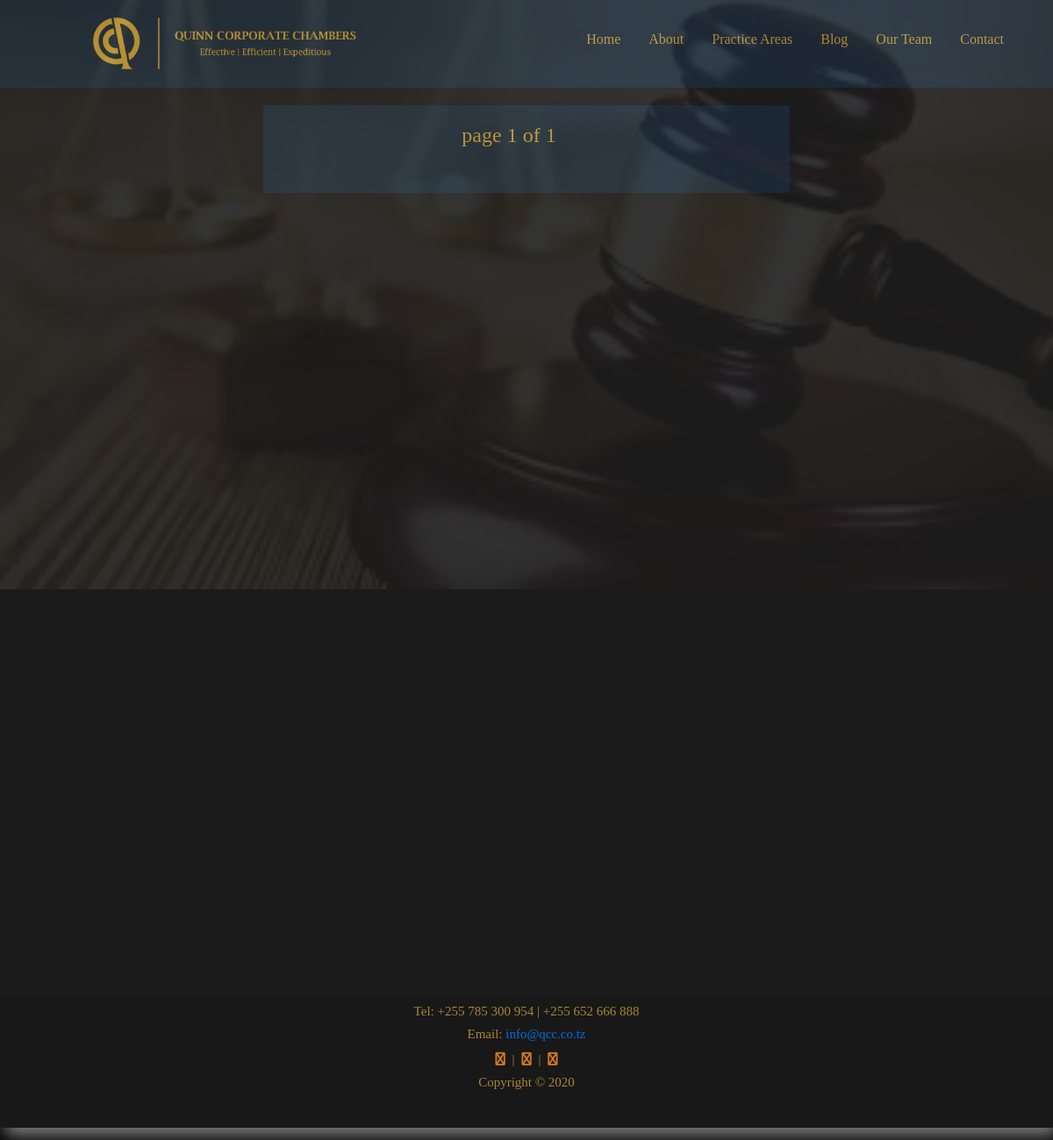
Before: /blog/ with the older database file.
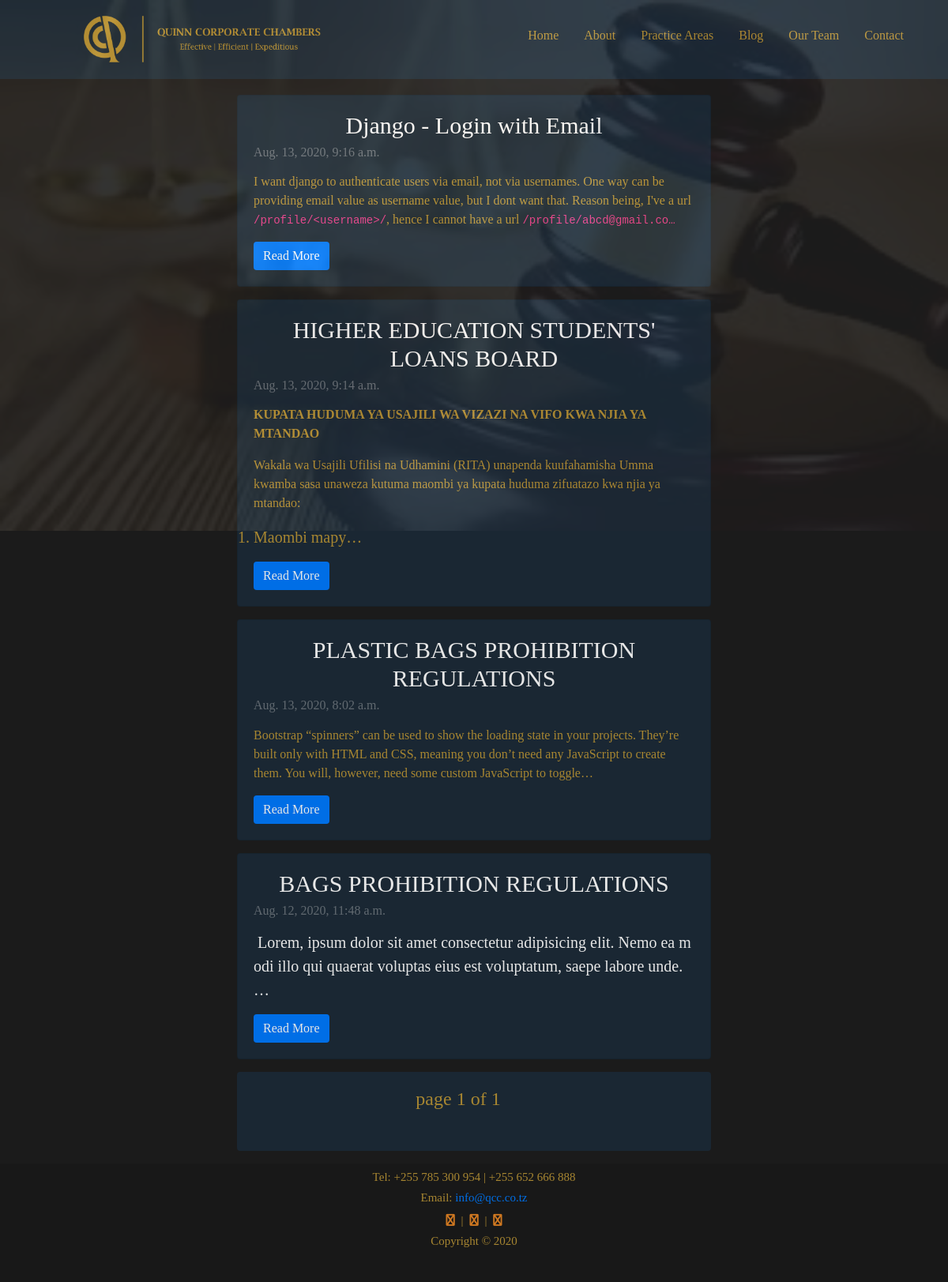
After: the same page with the newer database file.
### blog/models.py (models this page shows, shortened)
class BlogPost(models.Model):
    title = models.CharField(max_length=120)
    subtitle = models.CharField(max_length=120)
    body = RichTextField(blank=True,null=True ,max_length=5000)
    slug = models.SlugField(blank=True,unique=True)
    date = models.DateTimeField(auto_now_add=True)
    date_added = models.DateTimeField()
    published = models.BooleanField(default=False)
    def  get_absolute_url(self):
        return reverse('blog', kwargs={'slug': self.slug})

### blog/views.py (the view)
# urls.py: path('',blogPage, name ='blog'),
def blogPage(request):
    posts = BlogPost.objects.all().filter(published=True).order_by('-date_added')
    x = datetime.datetime.now()
    year = x.strftime("%Y")
    context = {
         "year": year,
     }
    pagiator = Paginator(posts,10)
    page = request.GET.get('page')
    try:
        queryset = pagiator.page(page)
    except PageNotAnInteger:
        queryset = pagiator.page(1)
    except EmptyPage:
        queryset = pagiator.page(pagiator.num_pages)
    context['posts'] = queryset
    return render(request,'blogPage.html',context)

### templates/blogPage.html (shortened to what this page needs)
{% extends 'base.html' %}
{% load static  %}
{% block content %}
<div class="maincontent" style="width: 50%; min-height: 1000px; font-size: 20px !important;">
      {% for post in posts %}
      <div class="card mx-auto mb-3" style="background-color: #1D2C39; " >
            <div class="card-body">
                  <h5 class="card-title text-white text-center" style="font-size: 30px !important;">{{post.title}}</h5>
                  <h6 class="card-subtitle mb-2 text-muted" style="font-size:16px !important;">{{post.date_added}}</h6>
                  <p class="card-text" style="font-size: 16px !important;">{{post.body | truncatechars_html:250 |safe}}</p>
                  <a href="{{post.get_absolute_url}}"class="btn btn-primary">Read More</a>
            </div>
      </div>
      {% endfor %}
            <ul class="pagination justify-content-center">
                  <li class="page-item mx-2">  <h4>page {{posts.number}} of {{posts.paginator.num_pages}}</h4></li>
            </ul>
 </div>
{% endblock content %}

Changed rows visible on the page:
now on this page (row edited): BlogPost: title "Django - Login with Email", date_added "Aug. 13, 2020, 9:16 a.m.", body "I want django to authenticate users via email, not via usernames. One way can be providing email value as username value, but I dont want that. Reason being, I've a url /profile/<username>/ , hence I cannot have a url /profile/abcd@gmail.co…"
now on this page (row edited): BlogPost: title "HIGHER EDUCATION STUDENTS' LOANS BOARD", date_added "Aug. 13, 2020, 9:14 a.m.", body "KUPATA HUDUMA YA USAJILI WA VIZAZI NA VIFO KWA NJIA YA MTANDAO Wakala wa Usajili Ufilisi na Udhamini (RITA) unapenda kuufahamisha Umma kwamba sasa unaweza kutuma maombi ya kupata huduma zifuatazo kwa njia ya mtandao: Maombi mapy…"
now on this page (row edited): BlogPost: title "PLASTIC BAGS PROHIBITION REGULATIONS", date_added "Aug. 13, 2020, 8:02 a.m.", body "Bootstrap “spinners” can be used to show the loading state in your projects. They’re built only with HTML and CSS, meaning you don’t need any JavaScript to create them. You will, however, need some custom JavaScript to toggle…"
now on this page (row edited): BlogPost: title "BAGS PROHIBITION REGULATIONS", date_added "Aug. 12, 2020, 11:48 a.m.", body "Lorem, ipsum dolor sit amet consectetur adipisicing elit. Nemo ea modi illo qui quaerat voluptas eius est voluptatum, saepe labore unde. …"
